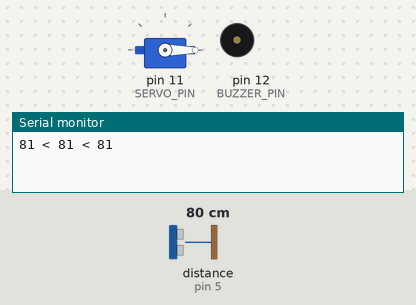
The sketch below on a simulated Arduino Uno, built with avr-gcc and run on an emulated ATmega328P. On the bench: servo, buzzer (waves = sounding, pin HIGH), the last lines printed to the serial monitor. Inputs (shaded band) come from the test bench; at power-on: distance to the obstacle (sensor on pin 5) 80 cm. The echo pulse lasts 58.3 µs per cm.

Above: at 1.4 s.
1.5 s: distance to the obstacle (sensor on pin 5) set to 77 cm
At 2.6 s:
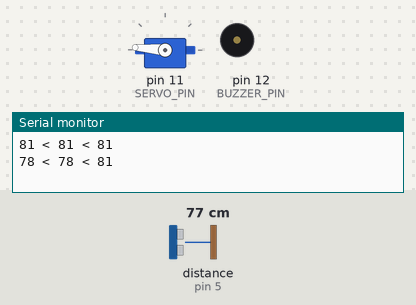
3.0 s: distance to the obstacle (sensor on pin 5) set to 17 cm
4.5 s: distance to the obstacle (sensor on pin 5) set to 13 cm
At 4.8 s:
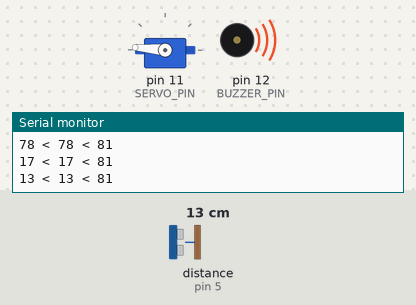
6.0 s: distance to the obstacle (sensor on pin 5) set to 35 cm
At 7.2 s:
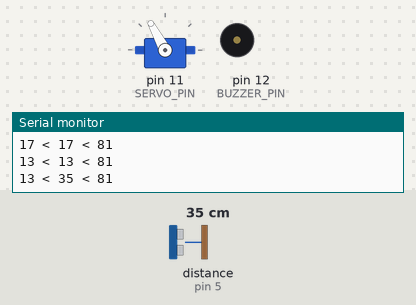
7.5 s: distance to the obstacle (sensor on pin 5) set to 60 cm
At 8.0 s:
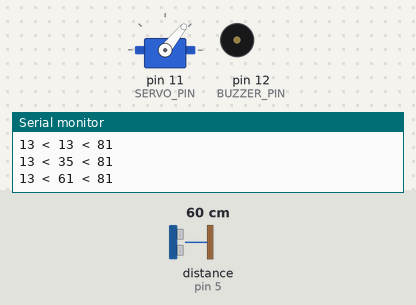
9.0 s: distance to the obstacle (sensor on pin 5) set to 2 cm
At 9.8 s:
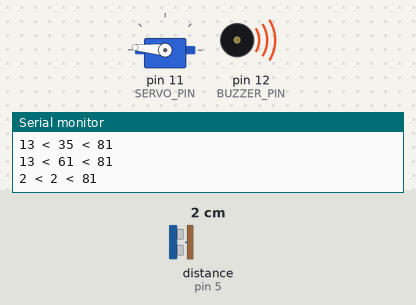
Timing chart, 0 to 11.6 s (numbered marks = the images above; inputs shaded):
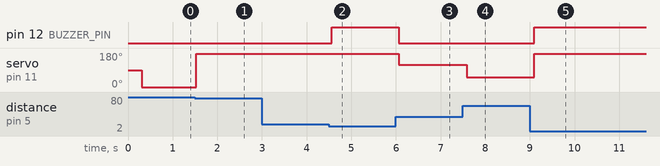

The sketch:

distance.ino
```cpp
#include <NewPing.h>
#include <Servo.h>

#define TRIGGER_PIN  6  // Arduino pin tied to trigger pin on the ultrasonic sensor.
#define ECHO_PIN     5  // Arduino pin tied to echo pin on the ultrasonic sensor.
#define MAX_DISTANCE 200 // Maximum distance we want to ping for (in centimeters). Maximum sensor distance is rated at 400-500cm.

#define BUZZER_PIN     12
#define SERVO_PIN     11

#define BUZZER_ALERT 15
#define SERVO_ANGLE 175

NewPing sonar(TRIGGER_PIN, ECHO_PIN, MAX_DISTANCE); // NewPing setup of pins and maximum distance.
Servo myservo;

void setup() {
  Serial.begin(57600); // Open serial monitor at 115200 baud to see ping results.
  pinMode(BUZZER_PIN, OUTPUT);
  myservo.attach(SERVO_PIN);
}

int mini = MAX_DISTANCE;
int maxi = 0;

unsigned int prev = -1;
void loop() {
  delay(300);
  unsigned int uS = sonar.ping(); // Send ping, get ping time in microseconds (uS).
  unsigned int dist = uS / US_ROUNDTRIP_CM;

  if (prev == dist || dist == 0) return;

  mini = min(mini, dist);
  maxi = max(maxi, dist);

  float ratio  = 1 - ((float) (dist - mini))/ (maxi - mini);
  myservo.write(ratio * SERVO_ANGLE);

  digitalWrite(BUZZER_PIN, dist != 0 && dist < BUZZER_ALERT ? HIGH: LOW);
  Serial.print(mini);
  Serial.print(" < ");
  Serial.print(dist);
  Serial.print(" < ");
  Serial.print(maxi);
  Serial.println("");

  prev = dist;
}
```

Measured:
- the behaviour switches between 80 and 79 cm on distance to the obstacle (sensor on pin 5) (found by bisection; images 0 and 1)
- the behaviour switches between 15 and 14 cm on distance to the obstacle (sensor on pin 5) (found by bisection; images 1 and 2)
- after the input at 1.5 s, servo on pin 11 (SERVO_PIN): 0° → 175° at once
- after the input at 4.5 s, pin 12 (BUZZER_PIN): LOW → HIGH after 0.06 s
- after the input at 6.0 s, pin 12 (BUZZER_PIN): HIGH → LOW after 0.07 s; servo on pin 11 (SERVO_PIN): 175° → 118° after 0.07 s
- after the input at 7.5 s, servo on pin 11 (SERVO_PIN): 118° → 51° after 0.08 s
- after the input at 9.0 s, pin 12 (BUZZER_PIN): LOW → HIGH after 0.10 s; servo on pin 11 (SERVO_PIN): 51° → 175° after 0.10 s
